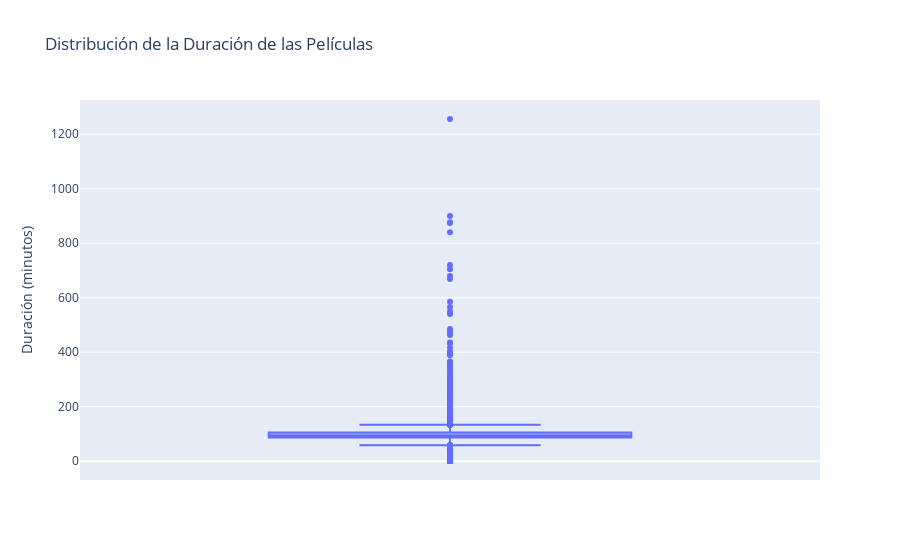

This figure's notebook cell:
### Markdown cell above
***
### **Analicemos sí la variable Año (`runtime`) nos dice algo**

### Code cell
fig = px.box(movies, y='runtime', title='Distribución de la Duración de las Películas',
             labels={'runtime': 'Duración (minutos)'})

# Mostrar el gráfico
fig.show()

### Figure 1 — Plotly figure (JSON) as saved in the notebook; plotly's stock layout.template omitted (floating-point values rounded to 4 significant figures; data arrays with more than 128 entries replaced by an {"elided": "..."} marker saying what was removed)
{"data": [{"alignmentgroup": "True", "hovertemplate": "Duración (minutos)=%{y}<extra></extra>", "legendgroup": "", "marker": {"color": "#636efa"}, "name": "", "notched": false, "offsetgroup": "", "orientation": "v", "showlegend": false, "type": "box", "x0": " ", "xaxis": "x", "y": {"elided": "26006 int values"}, "y0": " ", "yaxis": "y"}], "layout": {"boxmode": "group", "legend": {"tracegroupgap": 0}, "title": {"text": "Distribución de la Duración de las Películas"}, "xaxis": {"anchor": "y", "domain": [0, 1]}, "yaxis": {"anchor": "x", "domain": [0, 1], "title": {"text": "Duración (minutos)"}}}}
